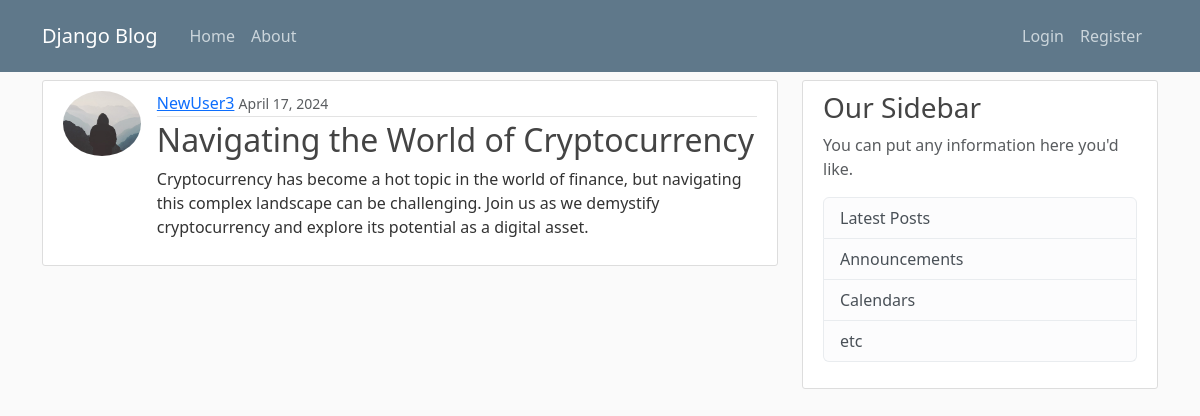
The app's page /post/60/ with its own data.
### blog/models.py (models this page shows, shortened)
class Post(models.Model):
  title = models.CharField(max_length=100)
  content = models.TextField()
  date_posted = models.DateTimeField(default=timezone.now)
  author = models.ForeignKey(User, on_delete=models.CASCADE)

### users/models.py (models this page shows, shortened)
class Profile(models.Model):
  user = models.OneToOneField(User, on_delete=models.CASCADE)
  image = models.ImageField(default='default.jpg', upload_to='profile_pics')

### blog/views.py (the view)
# urls.py: path('post/<int:pk>/', PostDetailView.as_view(), name='post-detail'),
class PostDetailView(DetailView):
  model = Post

### blog/templates/blog/post_detail.html (shortened to what this page needs)
{% extends "blog/base.html" %} {% block content %}
<article class="d-flex content-section">
  <img
    src="{{ object.author.profile.image.url }}"
    class="rounded-circle article-img"
  />
  <div class="col-12 flex-fill">
    <div class="article-metadata">
      <a class="mr-2" href="{% url 'user-posts' object.author.username %}">{{ object.author }}</a>
      <small class="text-muted">{{ object.date_posted|date:"F d, Y" }}</small>
    </div>
    <h2 class="article-title">{{ object.title }}</h2>
    <p class="article-content">{{ object.content }}</p>
  </div>
</article>
{% endblock content %}

### blog/static/blog/main.css (style rules this page uses)
body { background: #fafafa; color: #333333; margin-top: 5rem; }
h1, h2, h3, h4, h5, h6 { color: #444444; }
.content-section { background: #ffffff; padding: 10px 20px; border: 1px solid #dddddd; border-radius: 3px; margin-bottom: 20px; }
.article-title { color: #444444; }
.article-content { white-space: pre-line; }
.article-img { height: 65px; width: 90px; margin-right: 16px; }
.article-metadata { padding-bottom: 1px; margin-bottom: 4px; border-bottom: 1px solid #e3e3e3 }

### records on screen
Post: author.profile.image (placeholder picture), author "NewUser3", date_posted "April 17, 2024", title "Navigating the World of Cryptocurrency", content "Cryptocurrency has become a hot topic in the world of finance, but navigating this complex landscape can be challenging. Join us as we demystify cryptocurrency and explore its potential as a digital asset."
